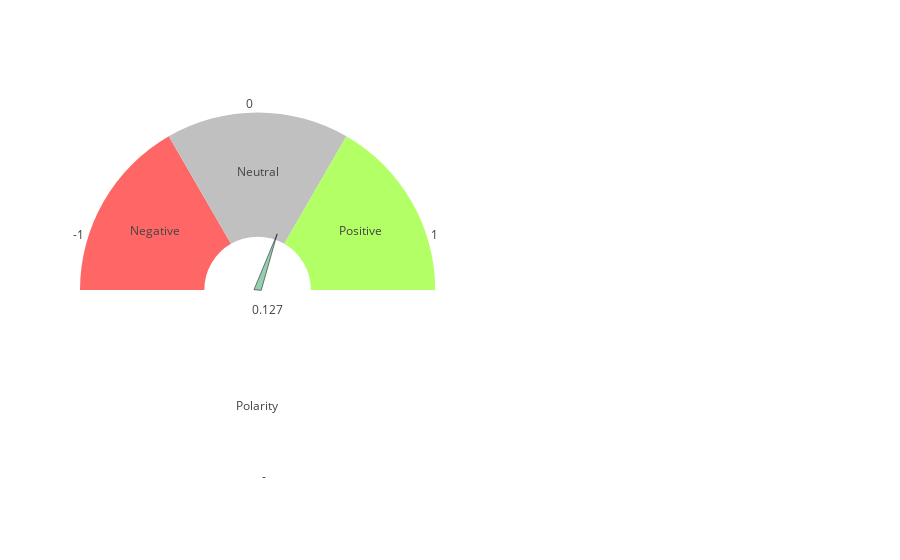

Notebook code for this chart:
### Markdown cell above
### Sentiment Gauge

Using TextBlob we will get a general sentiment of all the tweets and display it on a guage using plotly.

### Code cell
fig = TwtrConvo.plots.create_sentiment_gauge(tweet_blob)
iplot(fig)

### Figure 1 — Plotly figure (JSON) as saved in the notebook; plotly's stock layout.template omitted (floating-point values rounded to 4 significant figures)
{"data": [{"direction": "clockwise", "domain": {"x": [0, 0.48]}, "hole": 0.4, "hoverinfo": "none", "labels": ["-", "-1", "0", "1"], "marker": {"colors": ["rgb(255, 255, 255)", "rgb(255, 255, 255)", "rgb(255, 255, 255)", "rgb(255, 255, 255)"], "line": {"width": 0}}, "name": "Gauge", "rotation": 108, "showlegend": false, "textinfo": "label", "textposition": "outside", "type": "pie", "uid": "d6bcedac-21b2-4dca-877c-debf5a6adb0d", "values": [40, 20, 20, 20]}, {"direction": "clockwise", "domain": {"x": [0, 0.48]}, "hole": 0.3, "hoverinfo": "none", "labels": ["Polarity", "Negative", "Neutral", "Positive"], "marker": {"colors": ["rgb(255, 255, 255)", "rgb(255, 102, 102)", "rgb(192, 192, 192)", "rgb(178, 255, 102)"]}, "name": "Gauge", "rotation": 90, "showlegend": false, "textinfo": "label", "textposition": "inside", "type": "pie", "uid": "dfd975fd-d80c-4763-a8b1-086ceb77704f", "values": [50, 16.67, 16.67, 16.67]}], "layout": {"annotations": [{"showarrow": false, "text": "0.127", "x": 0.23, "xref": "paper", "y": 0.45, "yref": "paper"}], "shapes": [{"fillcolor": "rgba(44, 160, 101, 0.5)", "line": {"width": 0.5}, "path": "M 0.23507830917069134 0.5008814529940384 L 0.2664435898211511 0.6476507248792593 L 0.24492169082930865 0.49911854700596164 Z", "type": "path", "xref": "paper", "yref": "paper"}], "xaxis": {"showgrid": false, "showticklabels": false, "zeroline": false}, "yaxis": {"showgrid": false, "showticklabels": false, "zeroline": false}}}
